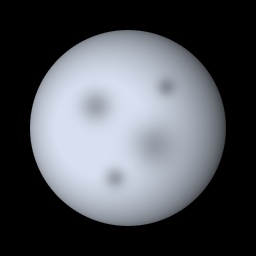
#> input picture content/sky/moon.jpg, 256 x 256 px, given in place of SurfacesStrip.png, which was not available
$ python preview.py
#> lines starting #> are read from the running program, lines starting #| are printed output that depends on the picture; after the words box and inside, x2 and y2 are one past the last pixel; in counts of white or black regions, pixels touching at a corner belong together
"""Contact sheet of the new files, with the surface strip tinted the way the client does it."""
import os, sys, glob
import numpy as np
from PIL import Image, ImageDraw
HERE = os.path.dirname(os.path.dirname(os.path.abspath(__file__)))
C = lambda p: os.path.join(HERE, 'content', p)

def shade(base, s):  # TextureProxy::shadePixel, per channel
    s = s.astype(float); out = np.repeat(base[None, None, :].astype(float), s.shape[0], 0).repeat(s.shape[1], 1)
    hi = s > 130; lo = s < 126
    a = np.minimum((s - 128) / 128, 1)[..., None]
    out = np.where(hi[..., None], (1 - a) * out + 255 * a, out)
    out = np.where(lo[..., None], out * (0.5 + s[..., None] / 128 * 0.5), out)
    return np.clip(out, 0, 255).astype(np.uint8)

strip = np.asarray(Image.open(C('textures/SurfacesStrip.png')).convert('L'))
sheet = Image.new('RGB', (1100, 700), (60, 60, 70)); d = ImageDraw.Draw(sheet)
for i, col in enumerate([(196, 40, 28), (13, 105, 172), (75, 151, 74), (245, 205, 47), (163, 162, 164), (27, 42, 52)]):
    t = Image.fromarray(shade(np.array(col), strip)).resize((96, 576), Image.NEAREST)
    sheet.paste(t, (10 + i * 104, 10))
#> this loop made 6 passes
#> pass 1, in shade, `hi = s > 130`:
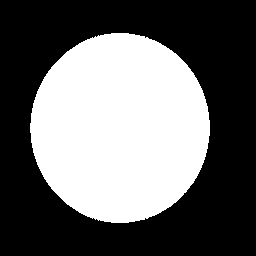
#> hi: shape (256, 256) bool; 40.8% white; 1 white region, box (x1, y1, x2, y2) and area: (30, 33, 210, 223) 26707
#> pass 1, in shade, `lo = s < 126`:
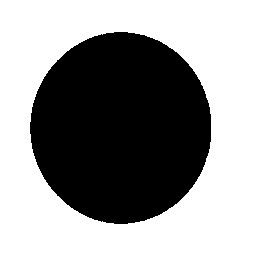
#> lo: shape (256, 256) bool; 58.6% white; 1 black region, box (x1, y1, x2, y2) and area: (30, 32, 211, 224) 27155
#> after the loop:
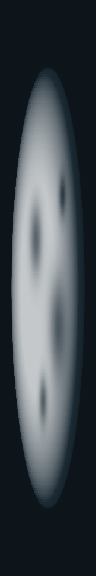
#> t: PIL image 96x576 RGB; mean R, G, B 63.2, 71.5, 76.8
cur = sorted(glob.glob(C('textures/*Cursor.png')))
for i, f in enumerate(cur):
    im = Image.open(f).convert('RGBA'); x, y = 640 + (i % 6) * 72, 10 + (i // 6) * 84
    bg = Image.new('RGBA', (64, 64), (120, 160, 120, 255)); bg.alpha_composite(im); sheet.paste(bg.convert('RGB'), (x, y))
    d.text((x, y + 66), os.path.basename(f)[:-10], fill=(255, 255, 255))
ex = Image.open(C('textures/explosion.png')).convert('RGBA'); bg = Image.new('RGBA', ex.size, (40, 40, 60, 255)); bg.alpha_composite(ex)
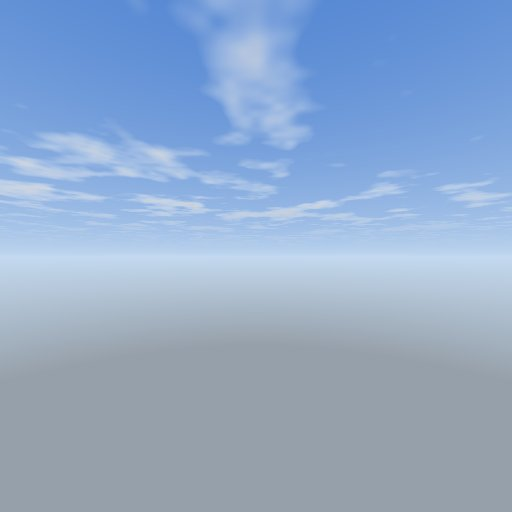
#> input picture content/sky/null_plainsky512_bk.jpg, 512 x 512 px, given in place of explosion.png, which was not available
#> after `bg = Image.new('RGBA', ex.size, (40, 40, 60, 255))`:
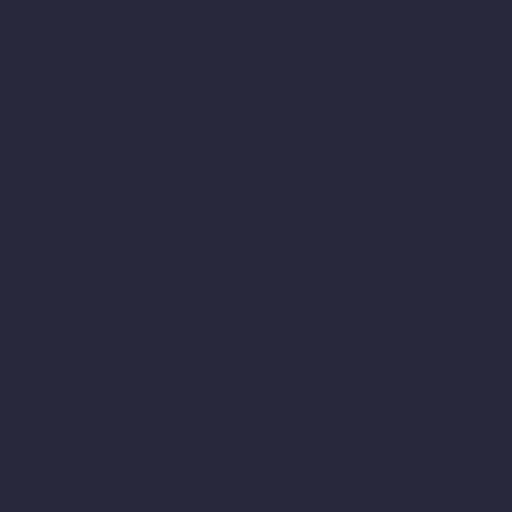
#> bg: PIL image 512x512 RGBA; mean R, G, B, A 40, 40, 60, 255
sheet.paste(bg.convert('RGB'), (640, 440))
fp = Image.open(os.path.join(HERE, 'build/comics.fnt.preview.png')).resize((256, 128))
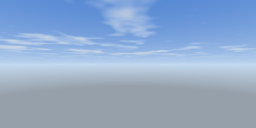
#> fp: PIL image 256x128 RGB; mean R, G, B 145.8, 170.5, 202.9
sheet.paste(fp.convert('RGB'), (790, 440))
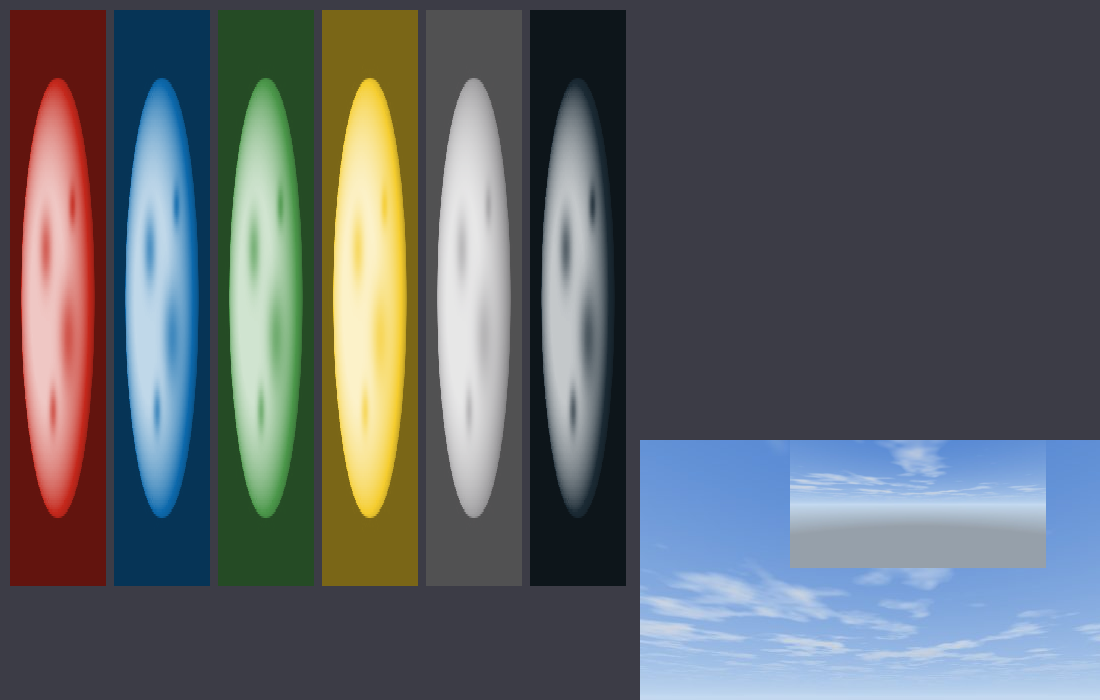
#> sheet: PIL image 1100x700 RGB; mean R, G, B 95.4, 100, 104.6
sheet.save(os.path.join(HERE, 'build/preview.png')); print('ok')
#| ok
